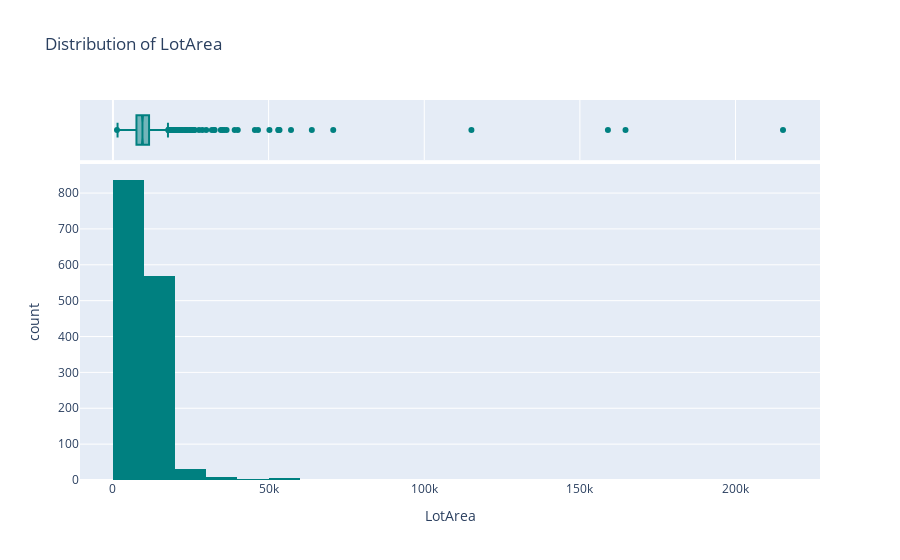
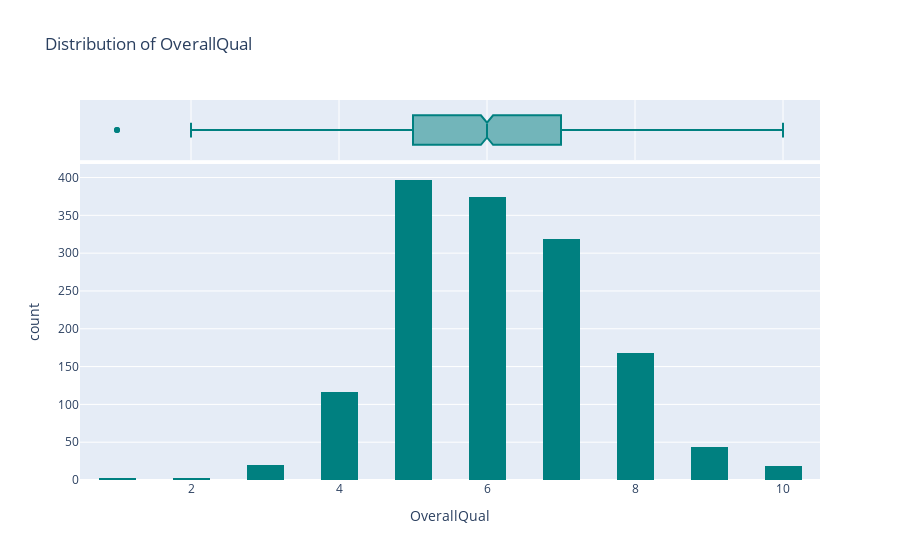
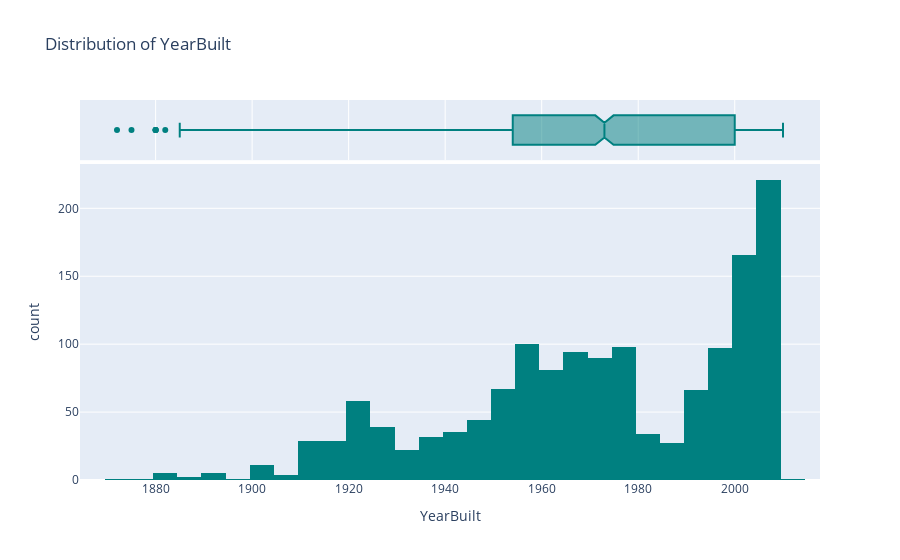
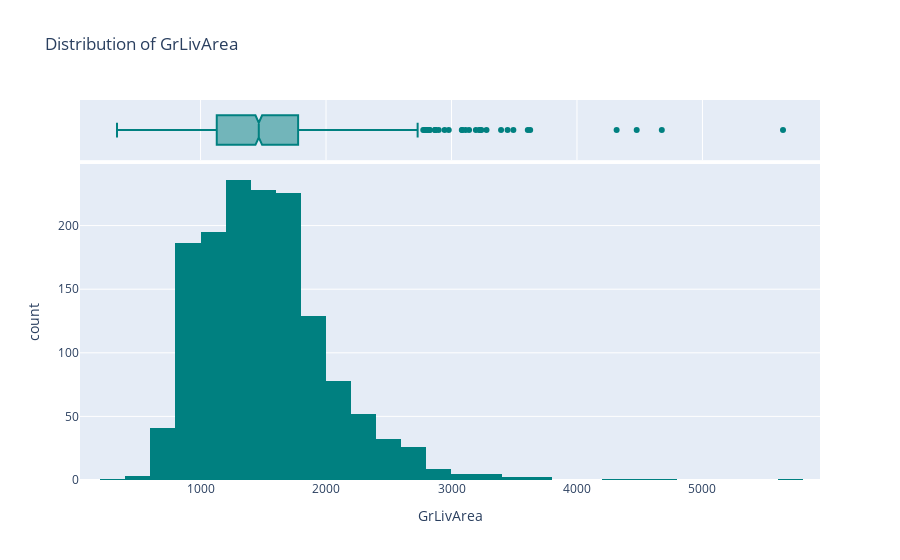

Write notebook code for charts like these, in order.
### Code cell
# ✅ Visualize distributions of main numerical features

# List of numerical columns to visualize
numeric_cols = ['LotArea', 'OverallQual', 'YearBuilt', 'GrLivArea', 'SalePrice']

for col in numeric_cols:
    fig = px.histogram(df, x=col, nbins=30, title=f'Distribution of {col}',
                       marginal="box", # adds boxplot on top
                       color_discrete_sequence=['teal'])
    fig.show()

### Figure 1 — Plotly figure (JSON) as saved in the notebook; plotly's stock layout.template omitted (floating-point values rounded to 4 significant figures; data arrays with more than 128 entries replaced by an {"elided": "..."} marker saying what was removed)
{"data": [{"bingroup": "x", "hovertemplate": "LotArea=%{x}<br>count=%{y}<extra></extra>", "legendgroup": "", "marker": {"color": "teal", "pattern": {"shape": ""}}, "name": "", "nbinsx": 30, "orientation": "v", "showlegend": false, "type": "histogram", "x": {"elided": "1460 int values"}, "xaxis": "x", "yaxis": "y"}, {"hovertemplate": "LotArea=%{x}<extra></extra>", "legendgroup": "", "marker": {"color": "teal"}, "name": "", "notched": true, "showlegend": false, "type": "box", "x": {"elided": "1460 int values"}, "xaxis": "x2", "yaxis": "y2"}], "layout": {"barmode": "relative", "legend": {"tracegroupgap": 0}, "title": {"text": "Distribution of LotArea"}, "xaxis": {"anchor": "y", "domain": [0, 1], "title": {"text": "LotArea"}}, "xaxis2": {"anchor": "y2", "domain": [0, 1], "matches": "x", "showgrid": true, "showticklabels": false}, "yaxis": {"anchor": "x", "domain": [0, 0.8316], "title": {"text": "count"}}, "yaxis2": {"anchor": "x2", "domain": [0.8416, 1], "matches": "y2", "showgrid": false, "showline": false, "showticklabels": false, "ticks": ""}}}

### Figure 2 — Plotly figure (JSON) as saved in the notebook; plotly's stock layout.template omitted (floating-point values rounded to 4 significant figures; data arrays with more than 128 entries replaced by an {"elided": "..."} marker saying what was removed)
{"data": [{"bingroup": "x", "hovertemplate": "OverallQual=%{x}<br>count=%{y}<extra></extra>", "legendgroup": "", "marker": {"color": "teal", "pattern": {"shape": ""}}, "name": "", "nbinsx": 30, "orientation": "v", "showlegend": false, "type": "histogram", "x": {"elided": "1460 int values"}, "xaxis": "x", "yaxis": "y"}, {"hovertemplate": "OverallQual=%{x}<extra></extra>", "legendgroup": "", "marker": {"color": "teal"}, "name": "", "notched": true, "showlegend": false, "type": "box", "x": {"elided": "1460 int values"}, "xaxis": "x2", "yaxis": "y2"}], "layout": {"barmode": "relative", "legend": {"tracegroupgap": 0}, "title": {"text": "Distribution of OverallQual"}, "xaxis": {"anchor": "y", "domain": [0, 1], "title": {"text": "OverallQual"}}, "xaxis2": {"anchor": "y2", "domain": [0, 1], "matches": "x", "showgrid": true, "showticklabels": false}, "yaxis": {"anchor": "x", "domain": [0, 0.8316], "title": {"text": "count"}}, "yaxis2": {"anchor": "x2", "domain": [0.8416, 1], "matches": "y2", "showgrid": false, "showline": false, "showticklabels": false, "ticks": ""}}}

### Figure 3 — Plotly figure (JSON) as saved in the notebook; plotly's stock layout.template omitted (floating-point values rounded to 4 significant figures; data arrays with more than 128 entries replaced by an {"elided": "..."} marker saying what was removed)
{"data": [{"bingroup": "x", "hovertemplate": "YearBuilt=%{x}<br>count=%{y}<extra></extra>", "legendgroup": "", "marker": {"color": "teal", "pattern": {"shape": ""}}, "name": "", "nbinsx": 30, "orientation": "v", "showlegend": false, "type": "histogram", "x": {"elided": "1460 int values"}, "xaxis": "x", "yaxis": "y"}, {"hovertemplate": "YearBuilt=%{x}<extra></extra>", "legendgroup": "", "marker": {"color": "teal"}, "name": "", "notched": true, "showlegend": false, "type": "box", "x": {"elided": "1460 int values"}, "xaxis": "x2", "yaxis": "y2"}], "layout": {"barmode": "relative", "legend": {"tracegroupgap": 0}, "title": {"text": "Distribution of YearBuilt"}, "xaxis": {"anchor": "y", "domain": [0, 1], "title": {"text": "YearBuilt"}}, "xaxis2": {"anchor": "y2", "domain": [0, 1], "matches": "x", "showgrid": true, "showticklabels": false}, "yaxis": {"anchor": "x", "domain": [0, 0.8316], "title": {"text": "count"}}, "yaxis2": {"anchor": "x2", "domain": [0.8416, 1], "matches": "y2", "showgrid": false, "showline": false, "showticklabels": false, "ticks": ""}}}

### Figure 4 — Plotly figure (JSON) as saved in the notebook; plotly's stock layout.template omitted (floating-point values rounded to 4 significant figures; data arrays with more than 128 entries replaced by an {"elided": "..."} marker saying what was removed)
{"data": [{"bingroup": "x", "hovertemplate": "GrLivArea=%{x}<br>count=%{y}<extra></extra>", "legendgroup": "", "marker": {"color": "teal", "pattern": {"shape": ""}}, "name": "", "nbinsx": 30, "orientation": "v", "showlegend": false, "type": "histogram", "x": {"elided": "1460 int values"}, "xaxis": "x", "yaxis": "y"}, {"hovertemplate": "GrLivArea=%{x}<extra></extra>", "legendgroup": "", "marker": {"color": "teal"}, "name": "", "notched": true, "showlegend": false, "type": "box", "x": {"elided": "1460 int values"}, "xaxis": "x2", "yaxis": "y2"}], "layout": {"barmode": "relative", "legend": {"tracegroupgap": 0}, "title": {"text": "Distribution of GrLivArea"}, "xaxis": {"anchor": "y", "domain": [0, 1], "title": {"text": "GrLivArea"}}, "xaxis2": {"anchor": "y2", "domain": [0, 1], "matches": "x", "showgrid": true, "showticklabels": false}, "yaxis": {"anchor": "x", "domain": [0, 0.8316], "title": {"text": "count"}}, "yaxis2": {"anchor": "x2", "domain": [0.8416, 1], "matches": "y2", "showgrid": false, "showline": false, "showticklabels": false, "ticks": ""}}}
